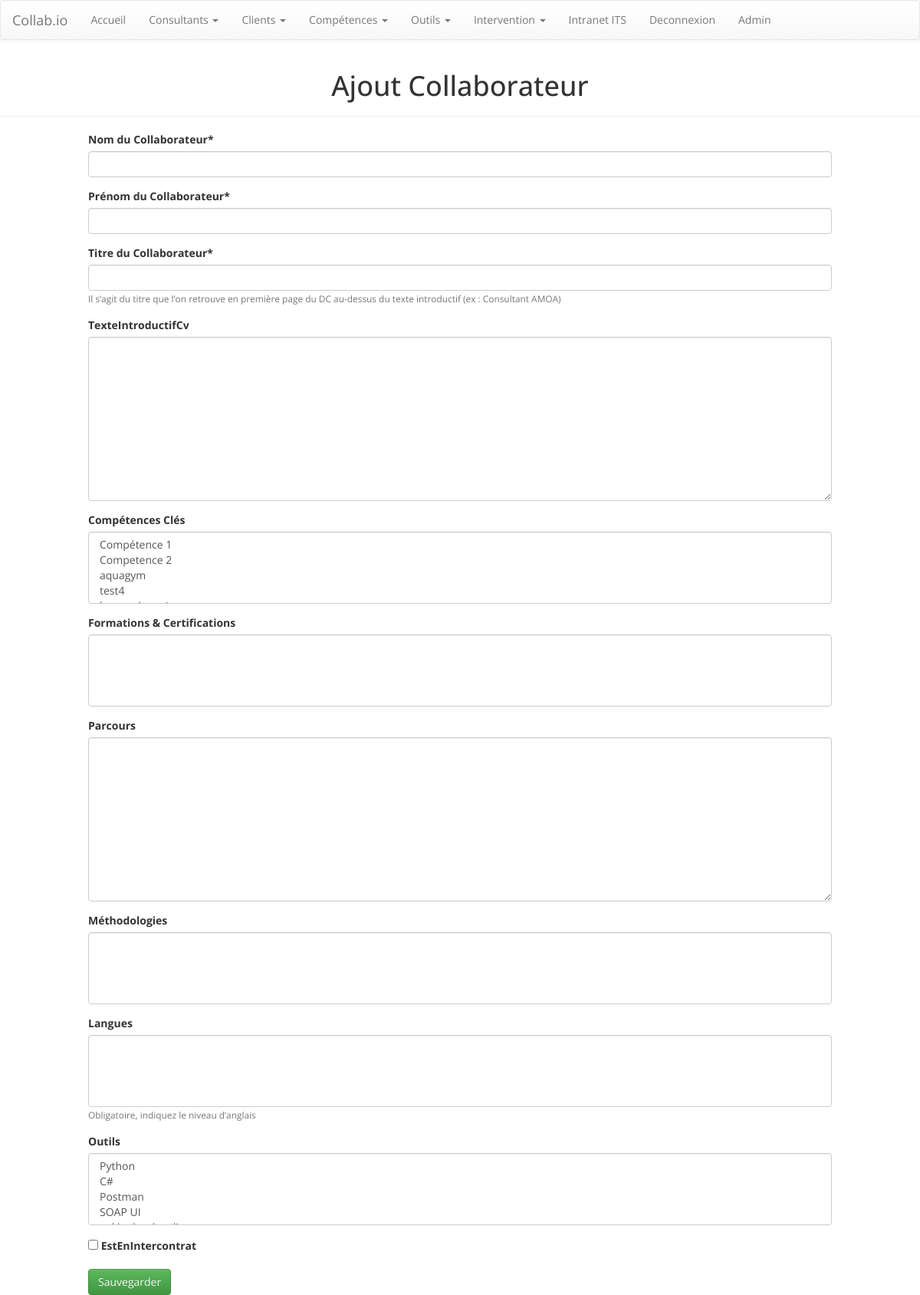
The app's page /consultant/ajout/ (signed in), older data.
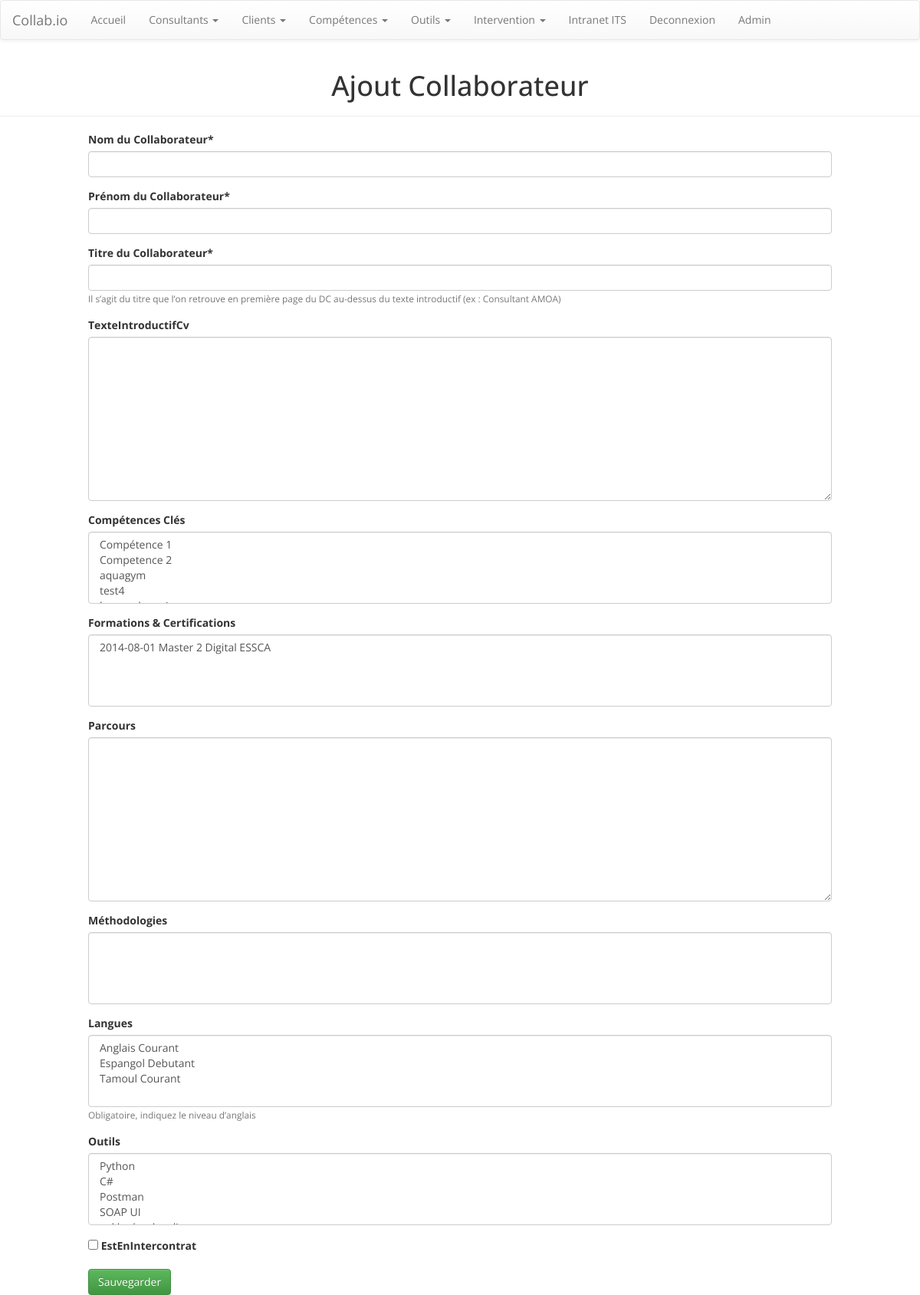
The same page, newer data.
### collab/models.py (models this page shows)
class obtentionFormation(models.Model):
    dateObtention = models.DateField('date d\'obtention du diplome ou certification', null=True)
    formation = models.ForeignKey(formation, on_delete=models.SET_NULL, null=True)
    def __str__(self):
        return str('%s %s' %(self.dateObtention, self.formation))

### collab/views.py (the view)
# urls.py: path('consultant/ajout/', views.collaborateursCreateView.as_view(), name='collaborateursCreateView'),
class collaborateursCreateView(CreateView):
    model = collaborateurs
    fields = ('nomCollaborateur', 'prenomCollaborateur','titreCollaborateur','texteIntroductifCv','listeCompetencesCles','formation','parcours','methodologie','langues','outilsCollaborateur','estEnIntercontrat')
    success_url = 'succes/'

### collab/models.py (called while the page is built)
    def __str__(self):
        return self.nomOutil

    def __str__(self):
        return self.nomCompetence

    def __str__(self):
        return str('%s %s' %(self.diplome, self.ecole))

    def __str__(self):
        return str('%s %s' %(self.nom, self.niveau))

### collab/templates/collab/collaborateurs_form.html (shortened to what this page needs)
{% load static %}
{% load crispy_forms_tags %}
<!DOCTYPE html>
<html>
    <head>
        <link rel="stylesheet" href={% static "collab/assets/bootstrap/css/bootstrap.min.css" %}>
        <link rel="stylesheet" href={% static "collab/assets/css/styles.css" %}>
        <link rel="stylesheet" href={% static "collab/assets/css/Full-Width-Center-Container.css" %}>
        <link rel="stylesheet" href={% static "collab/assets/css/Simple-Profile-Info.css" %}>
        <link rel="stylesheet" href={% static "collab/assets/css/Google-Style-Login.css" %}>
    </head>
<body>
    <nav class="navbar navbar-default">
        <div class="container-fluid">
            <div class="navbar-header"><a class="navbar-brand navbar-link" href="{% url 'index'%}">Collab.io</a>
            </div>
            <div class="collapse navbar-collapse" id="navcol-1">
                <ul class="nav navbar-nav">
                    <li role="presentation"><a href="{% url 'index'%}">Accueil</a></li>
                    <li class="dropdown"><a class="dropdown-toggle" data-toggle="dropdown" aria-expanded="false" href="#">Consultants <span class="caret"></span></a>
                    </li>
                    <li class="dropdown"><a class="dropdown-toggle" data-toggle="dropdown" aria-expanded="false" href="#">Clients <span class="caret"></span></a>
                    </li>
                    <li class="dropdown"><a class="dropdown-toggle" data-toggle="dropdown" aria-expanded="false" href="#">Compétences <span class="caret"></span></a>
                    </li>
                    <li class="dropdown"><a class="dropdown-toggle" data-toggle="dropdown" aria-expanded="false" href="#">Outils <span class="caret"></span></a>
                    </li>
                    <li class="dropdown"><a class="dropdown-toggle" data-toggle="dropdown" aria-expanded="false" href="#">Intervention <span class="caret"></span></a>
                    </li>
                    <li role="presentation"><a href="https://intranet.itsgroup.fr/" target="_blank">Intranet ITS </a></li>
                    {% if user.is_authenticated %}
                    <li role="presentation"><a href="{% url 'logout' %}" id="nav_login" class="navbar-nav ml-auto">Deconnexion</a></li>
                    <li role="presentation"><a href="{% url 'admin:index'%}" id="nav_login" class="navbar-nav ml-auto">Admin </a></li>
                    {% else %}
                    <li role="presentation"><a href="{% url 'login' %}" id="nav_login" class="navbar-nav ml-auto">Connexion</a></li>
                    {% endif %}
                </ul>
            </div>
        </div>
    </nav>
    {% if user.is_authenticated %}
    <div class="page-header">
        <h1 class="text-center">Ajout Collaborateur</h1></div>
    <div class="container" id="container">
        <div class="row">
            <div class="col-lg-10 col-lg-offset-1 col-md-10 col-md-offset-1 col-sm-10 col-sm-offset-1 col-xs-12">
                {% block content %}
                <form method="post">
                    {{ form|crispy }}
                    <button type="submit" class="btn btn-success">Sauvegarder</button>
                </form>
                {% endblock %}
            </div>
        </div>
    </div>
    {% else %}
    <p style="text-align:center;"> <b>Veuillez vous <a href="/accounts/login">identifier</a></b></p>
    {% endif %}
</body>
</html>

Row changes from the older to the newer data that the page shows:
added obtentionFormation: formation "2014-08-01 Master 2 Digital ESSCA"
Text that changed along with them:
form field langues: (not shown) → "Anglais Courant / Espangol Debutant / Tamoul Courant"
